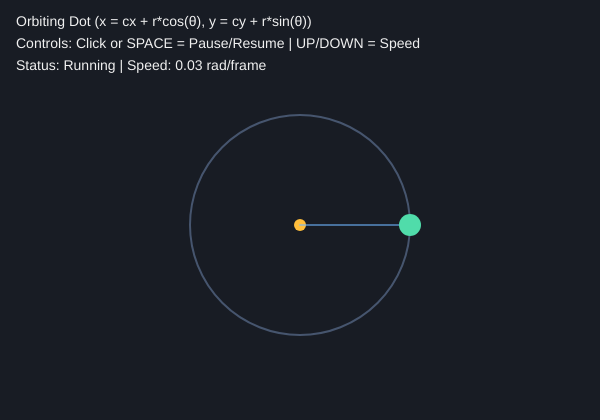
Frame 1 (no input)
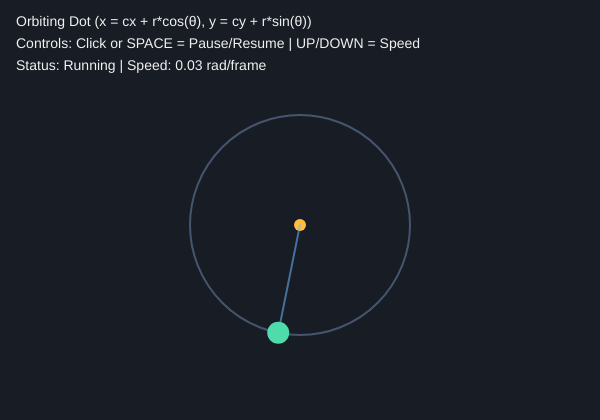
Frame 60 (no input)
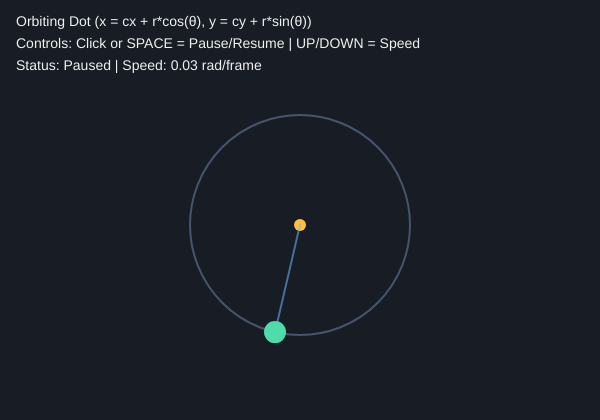
Frame 120 (the mouse pressed at the canvas centre since frame 60)

The p5.js sketch that drew these frames (run headless with seeded random() and noise() and a simulated clock; from frame 60 on, the mouse is pressed at the canvas centre):

// p5.js sketch
// ── sketch.js
let orbitAngle = 0;        // Current angle in radians around the center
let angularSpeed = 0.03;   // Radians added to orbitAngle each active frame
let orbitRadius = 110;     // Distance in pixels from center to orbiting dot
let isPaused = false;      // Tracks whether the animation is paused

function setup() {
  createCanvas(600, 420);
}

function draw() {
  background(24, 28, 36);

  let centerX = width / 2;
  let centerY = height / 2 + 15;

  // Draw the circular orbital path and center anchor point
  noFill();
  stroke(70, 85, 110);
  strokeWeight(2);
  circle(centerX, centerY, orbitRadius * 2);

  fill(255, 190, 60);
  noStroke();
  circle(centerX, centerY, 12);

  // Calculate orbiting dot position using cosine (x) and sine (y)
  let dotX = centerX + orbitRadius * cos(orbitAngle);
  let dotY = centerY + orbitRadius * sin(orbitAngle);

  // Draw radius line and orbiting dot
  stroke(110, 180, 255, 140);
  strokeWeight(2);
  line(centerX, centerY, dotX, dotY);

  fill(80, 220, 170);
  noStroke();
  circle(dotX, dotY, 22);

  // Advance angle over time when not paused
  if (!isPaused) {
    orbitAngle += angularSpeed;
  }

  // Display title, live math values, and control instructions on canvas
  fill(240);
  noStroke();
  textSize(14);
  text("Orbiting Dot (x = cx + r*cos(θ), y = cy + r*sin(θ))", 16, 26);
  text("Controls: Click or SPACE = Pause/Resume | UP/DOWN = Speed", 16, 48);
  text("Status: " + (isPaused ? "Paused" : "Running") + " | Speed: " + angularSpeed.toFixed(2) + " rad/frame", 16, 70);
}

function mousePressed() {
  if (mouseX >= 0 && mouseX <= width && mouseY >= 0 && mouseY <= height) {
    isPaused = !isPaused;
  }
}

function keyPressed() {
  if (key === " ") {
    isPaused = !isPaused;
  } else if (keyCode === UP_ARROW) {
    angularSpeed = min(0.20, angularSpeed + 0.01);
  } else if (keyCode === DOWN_ARROW) {
    angularSpeed = max(0.00, angularSpeed - 0.01);
  }
}
